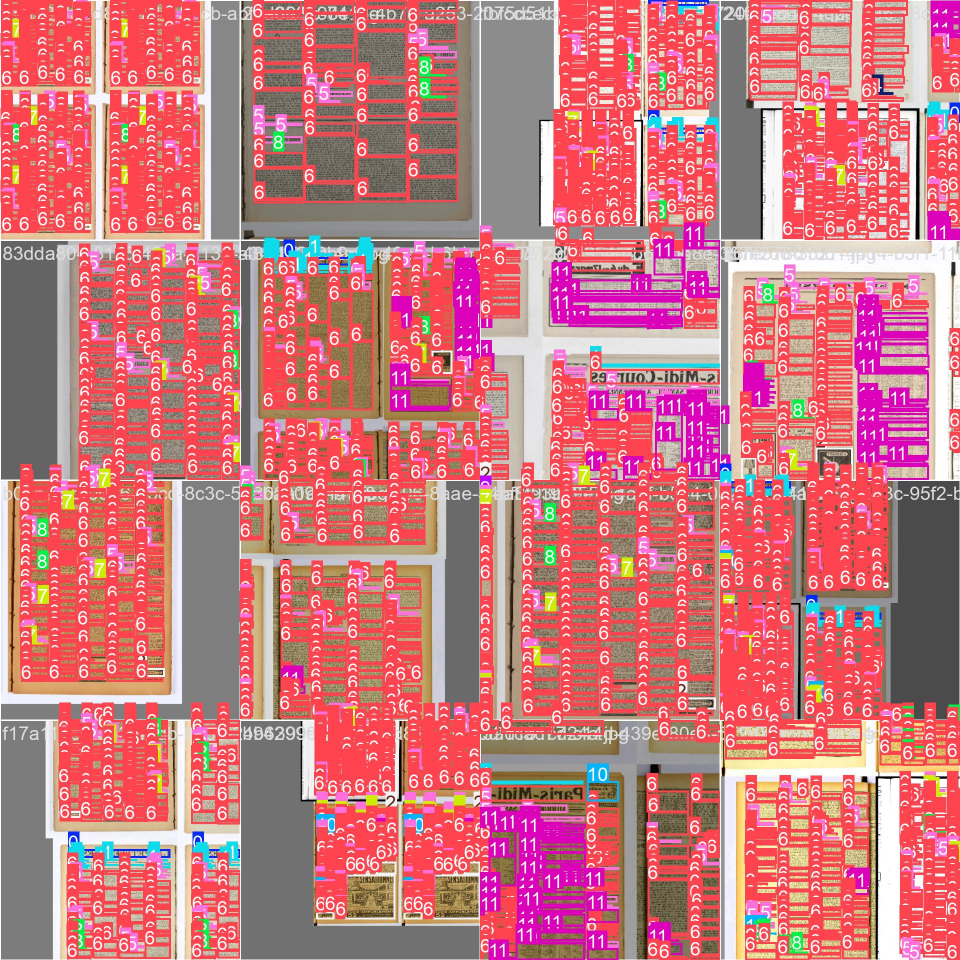
#> input picture train/yolov11/finlam/runs/detect/train/train_batch0.jpg, 1920 x 1920 px (shown at 1/2 size)
$ python -i svm.py   (imports and definitions only)
#> lines starting #> are read from the running program, lines starting #| are printed output that depends on the picture
import numpy as np
from skimage.feature import hog, local_binary_pattern
from sklearn.svm import LinearSVC


# Packages = pyarrow pillow matplotlib numpy ultralytics datasets skimages sklearn

"""
Classify an image in one of the two classes : "photo" and "other"
"""

N_BINS = 20 # Number of bins used in the histograms

def compute_hog(image):
    """
    Compute the histogram of oriented gradients for an image
    """
    image = np.array(image.resize((128, 128)))
    fd = hog(image, orientations=8, pixels_per_cell=(4, 4), cells_per_block=(1, 1), visualize=False)
    fd = np.histogram(fd, bins=N_BINS)[0]
    return fd / np.sum(fd) # Normalization

# [48 lines left out: functions compute_lbp, compute_gray, compute_nb_val, compute_std, merge_data, not called in this run]

def compute_features(image):
    """
    Compute and merge all features for an image
    """

    hog = compute_hog(image)
    lbp = compute_lbp(image)
    gray = compute_gray(image)
    nb_val = compute_nb_val(image)
    std = compute_std(image)
    return merge_data(hog, lbp, gray, nb_val, std)

# [9 lines left out: function classify, not called in this run]

>>> import cv2
>>> picture = cv2.imread('train/yolov11/finlam/runs/detect/train/train_batch0.jpg', cv2.IMREAD_GRAYSCALE)
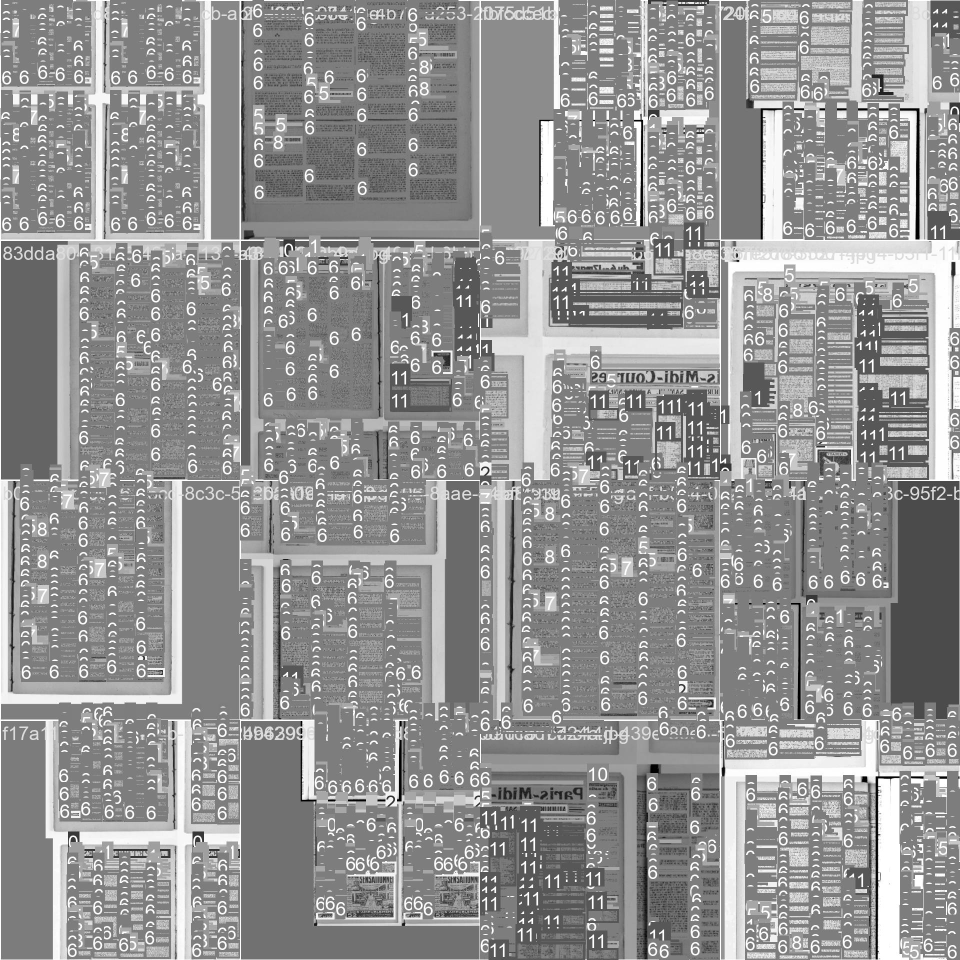
#> picture: shape (1920, 1920) (shown at 1/2 size); min 0, max 255, mean 146.9
#> (the run stopped early here; a loop or call above may not have finished)

$ run again, on train/yolov11/finlam/runs/detect/train/train_batch1.jpg
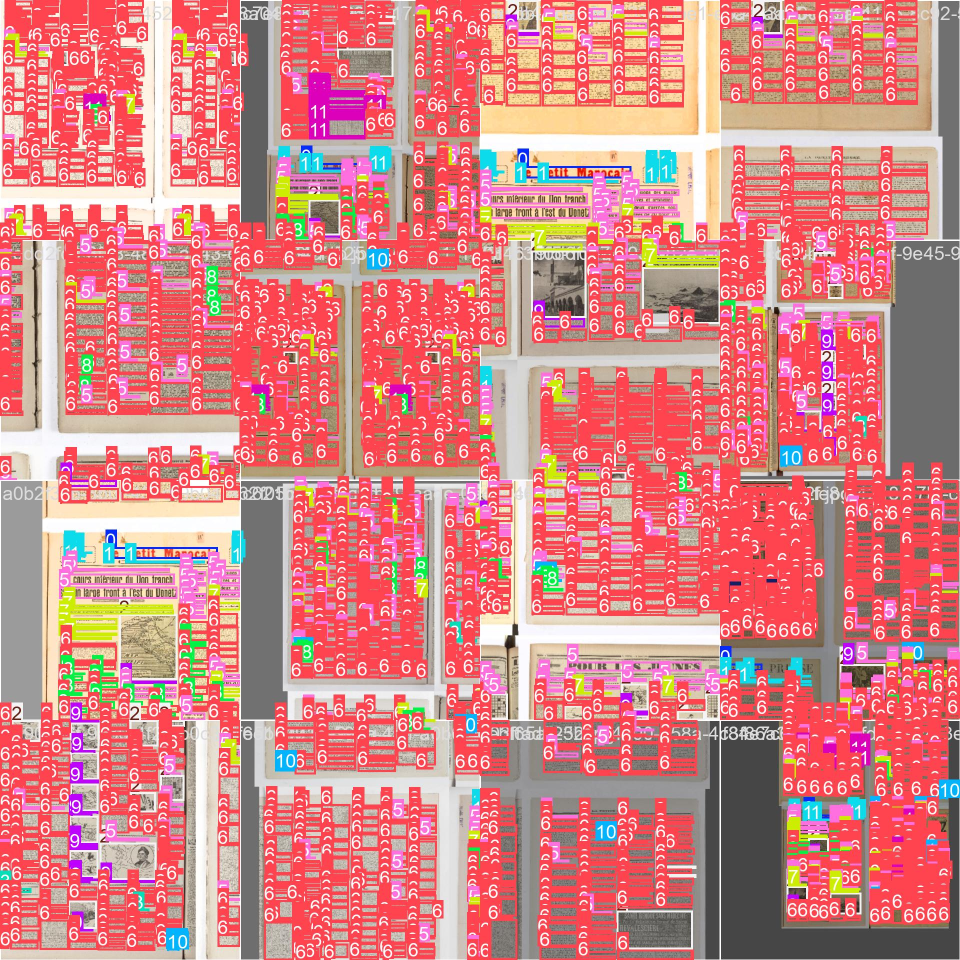
#> input picture train/yolov11/finlam/runs/detect/train/train_batch1.jpg, 1920 x 1920 px (shown at 1/2 size)
#> `picture = cv2.imread('train/yolov11/finlam/runs/detect/train/train_bat..`:
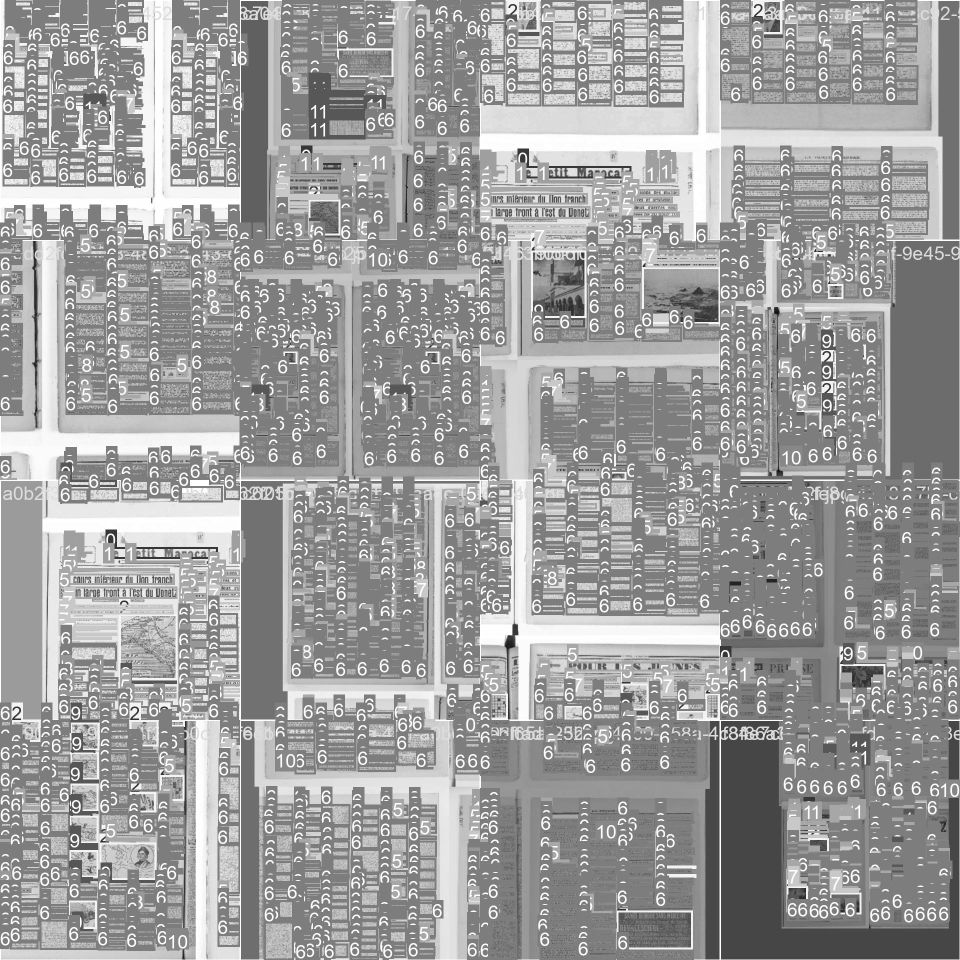
#> picture: shape (1920, 1920) (shown at 1/2 size); min 8, max 255, mean 158

$ run again, on train/yolov11/finlam/runs/detect/train/train_batch2.jpg
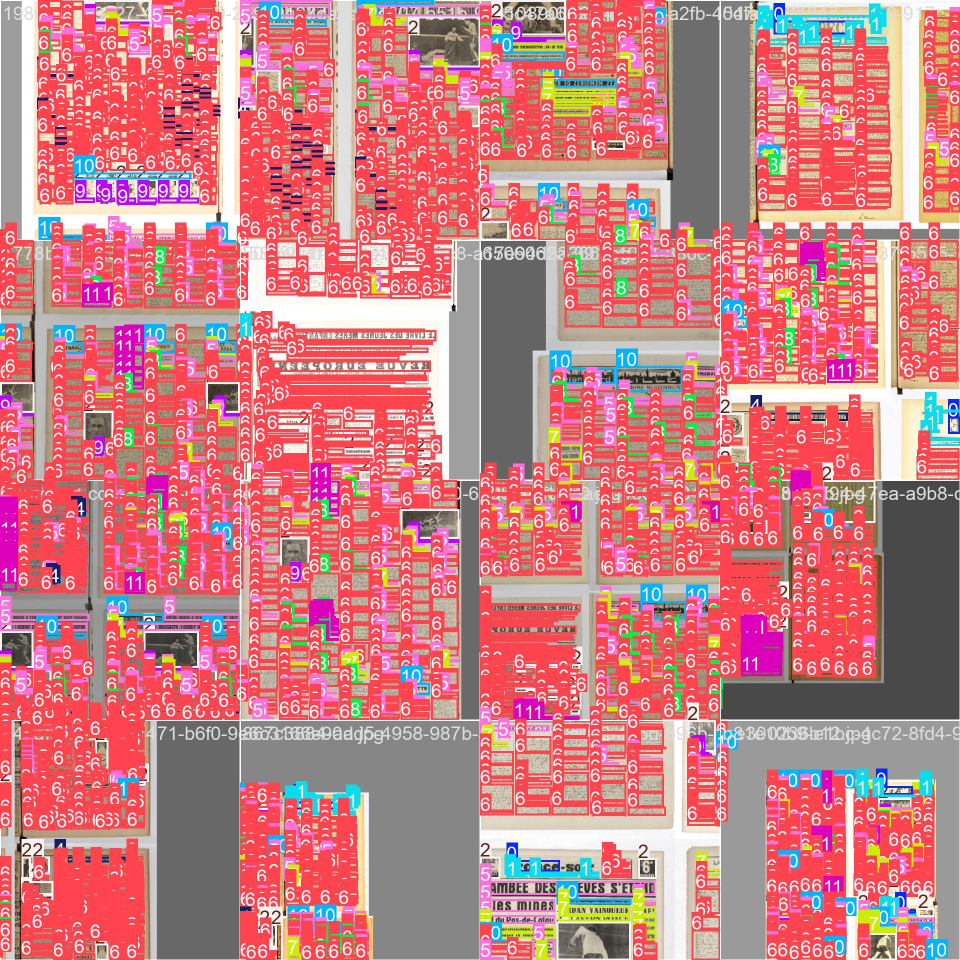
#> input picture train/yolov11/finlam/runs/detect/train/train_batch2.jpg, 1920 x 1920 px (shown at 1/2 size)
#> `picture = cv2.imread('train/yolov11/finlam/runs/detect/train/train_bat..`:
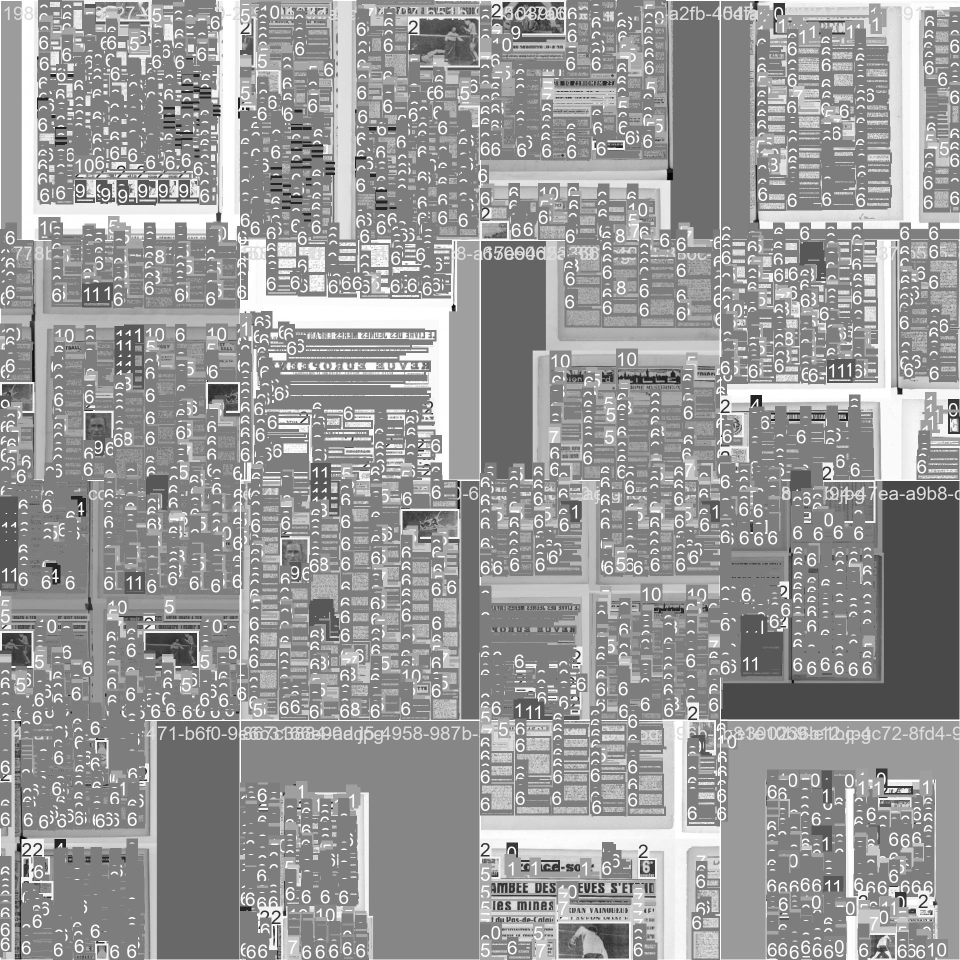
#> picture: shape (1920, 1920) (shown at 1/2 size); min 0, max 255, mean 153.1

$ run again, on train/yolov11/finlam/runs/detect/train/train_batch3510.jpg
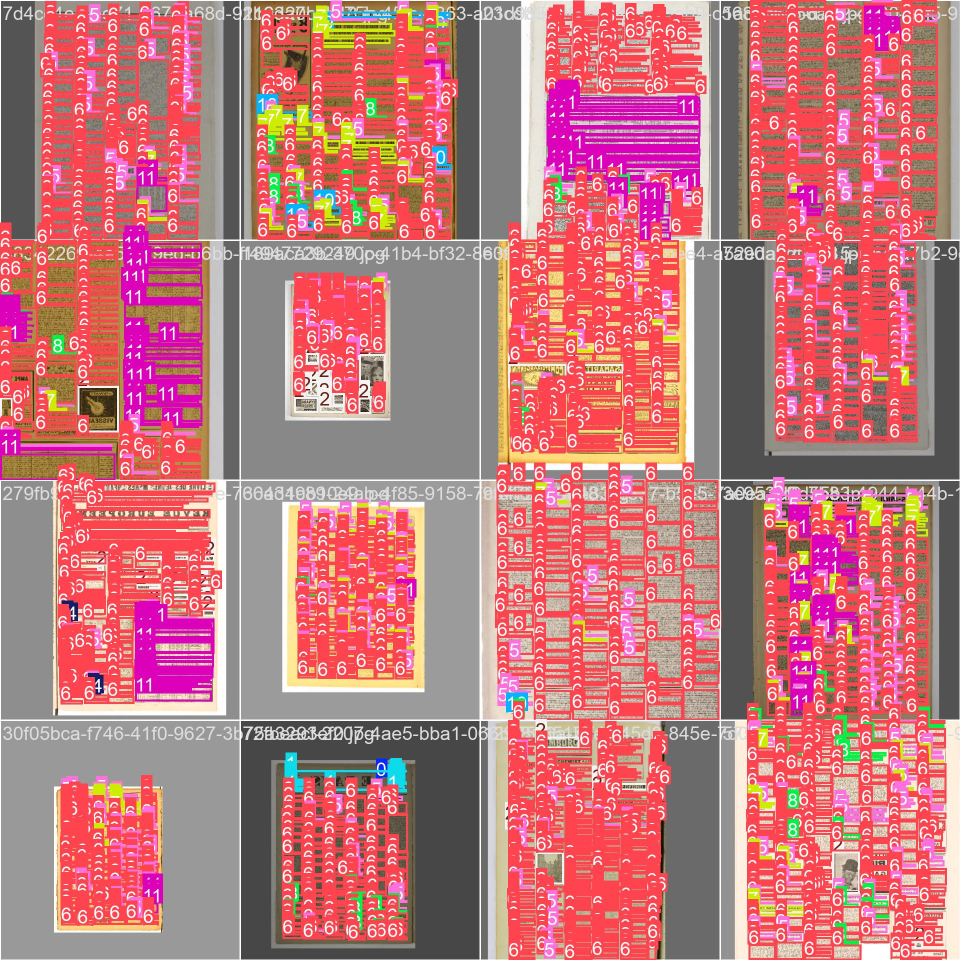
#> input picture train/yolov11/finlam/runs/detect/train/train_batch3510.jpg, 1920 x 1920 px (shown at 1/2 size)
#> `picture = cv2.imread('train/yolov11/finlam/runs/detect/train/train_bat..`:
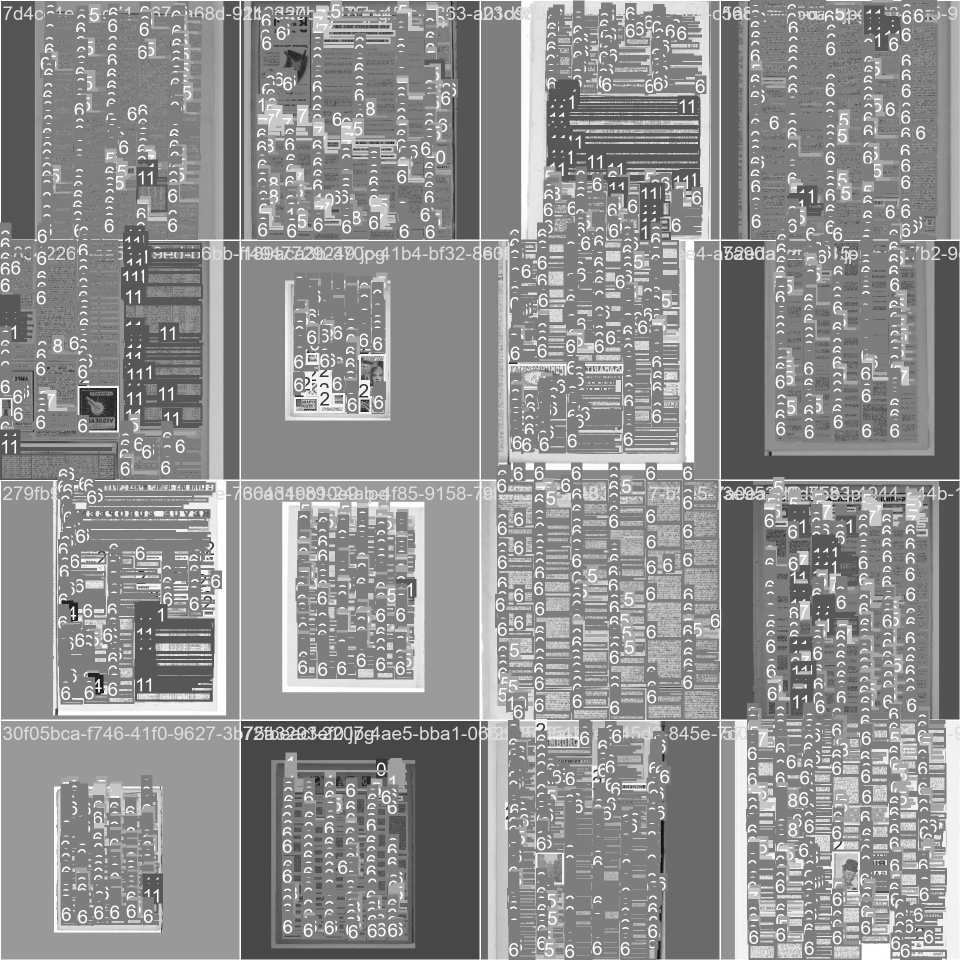
#> picture: shape (1920, 1920) (shown at 1/2 size); min 0, max 255, mean 143.4
